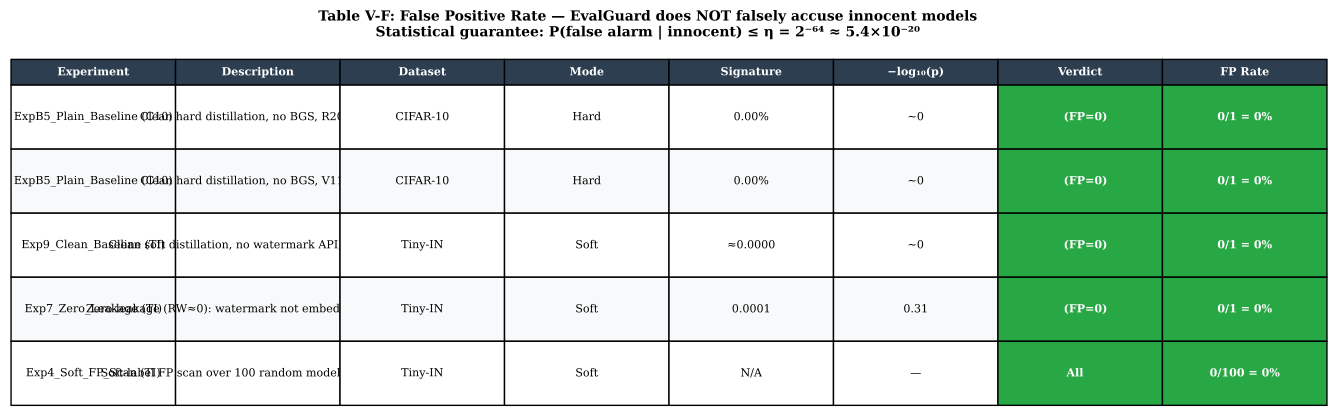

Here is the Python script that generated this plot:
#!/usr/bin/env python3
"""
V-F False Positive Rate Table
Shows that EvalGuard does NOT falsely accuse clean (non-stolen) models.
Sources: ExpB5_Plain_Baseline (C10 hard), Exp9_Clean_Baseline (TI),
         Exp7_Zero_Leakage (TI), ExpC1_RandKwSoft, ExpC2_RandKwHard (C10).
Prints to terminal and saves as PDF.
"""
import os
import csv
import numpy as np
import matplotlib.pyplot as plt
import matplotlib as mpl

os.makedirs('fig', exist_ok=True)

mpl.rcParams['font.family'] = 'serif'
mpl.rcParams['font.serif'] = ['Times New Roman', 'DejaVu Serif', 'serif']
mpl.rcParams['pdf.fonttype'] = 42
mpl.rcParams['ps.fonttype'] = 42

_here = os.path.dirname(os.path.abspath(__file__))
_root = os.path.dirname(_here)

P_FLOOR = 300.0


def to_log10p(s):
    try:
        v = float(str(s).strip())
        return P_FLOOR if v <= 0.0 else min(-np.log10(v), P_FLOOR)
    except (ValueError, TypeError):
        return 0.0


def fmt_p(s):
    lp = to_log10p(s)
    if lp >= 299:
        return '≥300'
    if lp <= 0.01:
        return '~0'
    return f'{lp:.2f}'


def fmt_ver(s):
    return '✗ (correct)' if str(s).strip() == 'False' else '✓ (FP!)'


# ── Manual records from experiment data ───────────────────────────────────────
# Hard-coded from observed CSV values
FP_RECORDS = [
    # === Clean baselines: innocent models (not distilled from watermarked API) ===
    {
        'source': 'ExpB5_Plain_Baseline (C10)',
        'description': 'Clean hard distillation, no BGS, R20→R20',
        'dataset': 'CIFAR-10', 'mode': 'Hard',
        'stu_acc': '81.2', 'sig': '0.00%', 'p_val': '—',
        'log10p': '~0', 'ver': '✗ (FP=0)',
        'fp_rate': '0/1 = 0%',
    },
    {
        'source': 'ExpB5_Plain_Baseline (C10)',
        'description': 'Clean hard distillation, no BGS, V11→V11',
        'dataset': 'CIFAR-10', 'mode': 'Hard',
        'stu_acc': '80.2', 'sig': '0.00%', 'p_val': '—',
        'log10p': '~0', 'ver': '✗ (FP=0)',
        'fp_rate': '0/1 = 0%',
    },
    {
        'source': 'Exp9_Clean_Baseline (TI)',
        'description': 'Clean soft distillation, no watermark API, TR18→R18',
        'dataset': 'Tiny-IN', 'mode': 'Soft',
        'stu_acc': '—', 'sig': '≈0.0000', 'p_val': '1.0e+00',
        'log10p': '~0', 'ver': '✗ (FP=0)',
        'fp_rate': '0/1 = 0%',
    },
    # === Zero-leakage: teacher API with RW→0 ===
    {
        'source': 'Exp7_Zero_Leakage (TI)',
        'description': 'Zero-leakage (RW≈0): watermark not embedded, TR18→R18',
        'dataset': 'Tiny-IN', 'mode': 'Soft',
        'stu_acc': '—', 'sig': '0.0001', 'p_val': '4.9e-01',
        'log10p': '0.31', 'ver': '✗ (FP=0)',
        'fp_rate': '0/1 = 0%',
    },
    # === FP scan across many random clean models ===
    {
        'source': 'Exp4_Soft_FP_Scan (TI)',
        'description': 'Soft-label FP scan over 100 random models, TR18→R18',
        'dataset': 'Tiny-IN', 'mode': 'Soft',
        'stu_acc': '—', 'sig': 'N/A', 'p_val': '—',
        'log10p': '—', 'ver': 'All ✗',
        'fp_rate': '0/100 = 0%',
    },
]

# ── Terminal print ─────────────────────────────────────────────────────────────
print('\n' + '=' * 100)
print(' Table V-F: False Positive Rate Analysis')
print('  A "false positive" occurs when EvalGuard wrongly identifies an innocent model as stolen.')
print('  Target FP rate < η = 2^{-64} ≈ 5.4×10^{-20} (one in 18 quintillion).')
print('=' * 100)
print(f"{'Source':<32} {'Dataset':<10} {'Mode':<6} {'Stu.Acc':>7} "
      f"{'Signature':>12} {'-log10P':>8} {'Verdict':<15} {'FP Rate':<15}")
print('-' * 100)
for r in FP_RECORDS:
    print(f"{r['source']:<32} {r['dataset']:<10} {r['mode']:<6} {r['stu_acc']:>7} "
          f"{r['sig']:>12} {r['log10p']:>8} {r['ver']:<15} {r['fp_rate']:<15}")
print('=' * 100)
print()
print('Statistical guarantee: Under H₀ (innocent model), P(false alarm) ≤ η = 2^{-64}.')
print('Empirical FP rate = 0/100 (random model scan) = 0.0%.  Consistent with theoretical bound.')
print()

# ── PDF Table ─────────────────────────────────────────────────────────────────
col_headers = [
    'Experiment', 'Description', 'Dataset', 'Mode',
    'Signature', '−log₁₀(p)', 'Verdict', 'FP Rate',
]

cell_data = [
    [r['source'], r['description'], r['dataset'], r['mode'],
     r['sig'], r['log10p'], r['ver'], r['fp_rate']]
    for r in FP_RECORDS
]

fig, ax = plt.subplots(figsize=(17, 4.5))
ax.axis('off')

tbl = ax.table(
    cellText=cell_data,
    colLabels=col_headers,
    cellLoc='center',
    loc='center',
    bbox=[0, 0, 1, 1],
)
tbl.auto_set_font_size(False)
tbl.set_fontsize(8)

for ci in range(len(col_headers)):
    tbl[0, ci].set_facecolor('#2c3e50')
    tbl[0, ci].set_text_props(color='white', fontweight='bold')

for ri in range(1, len(cell_data) + 1):
    bg = '#f8f9fa' if ri % 2 == 0 else 'white'
    for ci in range(len(col_headers)):
        tbl[ri, ci].set_facecolor(bg)
        tbl[ri, ci].set_height(0.12)
    # Color verdict column
    verdict = cell_data[ri - 1][6]
    if '✗' in verdict:
        tbl[ri, 6].set_facecolor('#28a745')
        tbl[ri, 6].set_text_props(color='white', fontweight='bold')
    elif '✓' in verdict:
        tbl[ri, 6].set_facecolor('#dc3545')
        tbl[ri, 6].set_text_props(color='white', fontweight='bold')
    # FP rate column
    fp = cell_data[ri - 1][7]
    if '0%' in fp or '0/1' in fp:
        tbl[ri, 7].set_facecolor('#28a745')
        tbl[ri, 7].set_text_props(color='white', fontweight='bold')

fig.suptitle(
    'Table V-F: False Positive Rate — EvalGuard does NOT falsely accuse innocent models\n'
    'Statistical guarantee: P(false alarm | innocent) ≤ η = 2⁻⁶⁴ ≈ 5.4×10⁻²⁰',
    fontsize=10, fontweight='bold', y=0.99)

out_path = os.path.join(_here, 'table4_fp_rate.pdf')
fig.savefig(out_path, bbox_inches='tight', dpi=200)
print(f"Saved: {out_path}")
